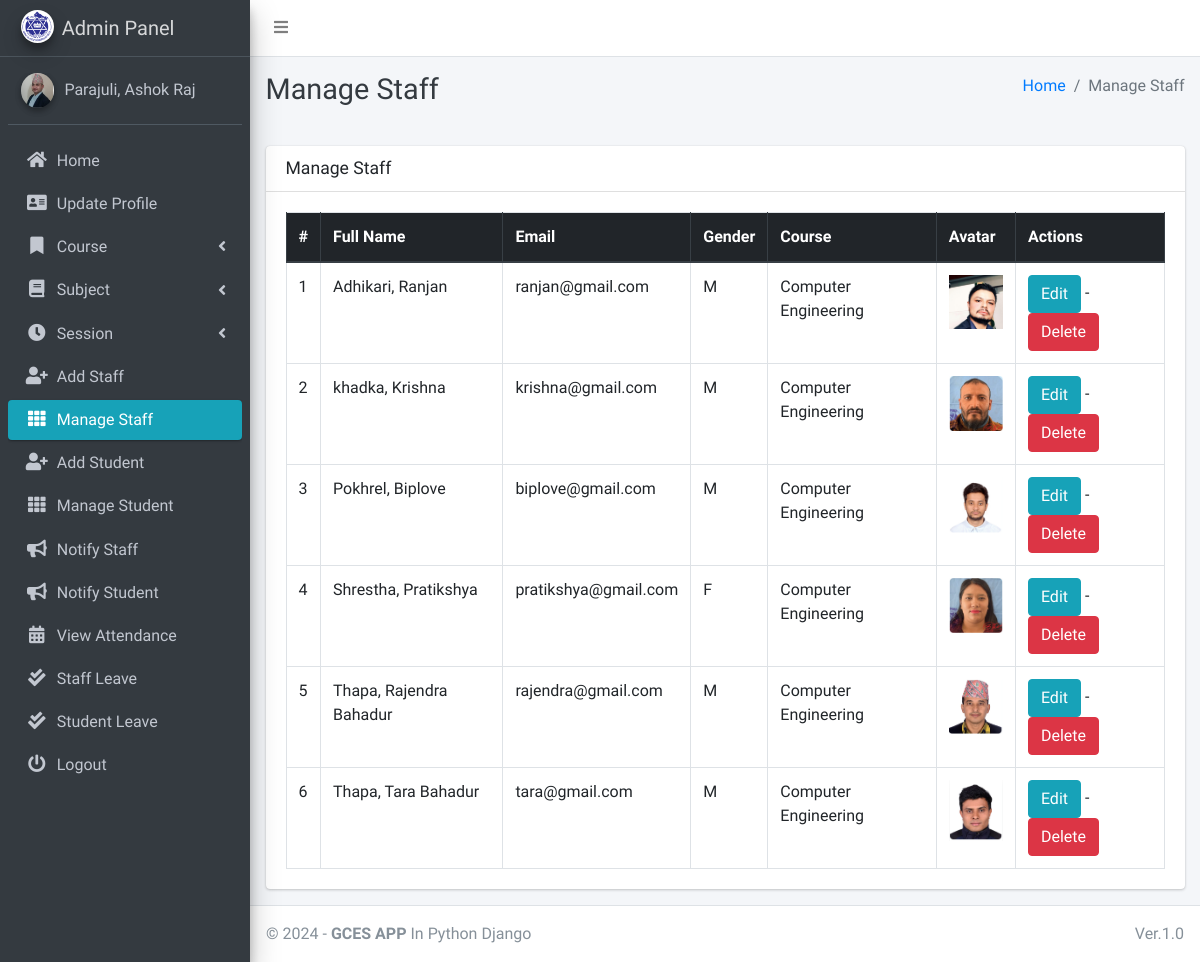
Page /staff/manage/ (signed in) on the committed database.
### main_app/models.py (models this page shows, shortened)
class CustomUser(AbstractUser):
    USER_TYPE = ((1, "HOD"), (2, "Staff"), (3, "Student"))
    GENDER = [("M", "Male"), ("F", "Female")]
    username = None  # Removed username, using email instead
    email = models.EmailField(unique=True)
    user_type = models.CharField(default=1, choices=USER_TYPE, max_length=1)
    gender = models.CharField(max_length=1, choices=GENDER)
    profile_pic = models.ImageField()
    address = models.TextField()
    fcm_token = models.TextField(default="")  # For firebase notifications
    created_at = models.DateTimeField(auto_now_add=True)
    updated_at = models.DateTimeField(auto_now=True)
    USERNAME_FIELD = "email"
    REQUIRED_FIELDS = []
    objects = CustomUserManager()
    def __str__(self):
        return self.last_name + ", " + self.first_name

class Staff(models.Model):
    course = models.ForeignKey(Course, on_delete=models.PROTECT, null=True, blank=False)  # Prevent course deletion if referenced by staff
    admin = models.OneToOneField(CustomUser, on_delete=models.CASCADE)  # CustomUser can be deleted with the staff

class Course(models.Model):
    name = models.CharField(max_length=120)
    created_at = models.DateTimeField(auto_now_add=True)
    updated_at = models.DateTimeField(auto_now=True)

### main_app/hod_views.py (the view)
# urls.py: path("staff/manage/", hod_views.manage_staff, name='manage_staff'),
def manage_staff(request):
    allStaff = CustomUser.objects.filter(user_type=2)
    context = {
        'allStaff': allStaff,
        'page_title': 'Manage Staff'
    }
    return render(request, "hod_template/manage_staff.html", context)

### main_app/templates/hod_template/manage_staff.html
{% extends 'main_app/base.html' %}
{% load static %}
{% block page_title %}{{page_title}}{% endblock page_title %}
{% block content %}
<section class="content">
    <div class="container-fluid">
        <div class="row">
            <div class="col-md-12">
                <div class="card">
                    <div class="card-header">
                        <h3 class="card-title">{{page_title}}</h3>
                    </div>
                    <div class="card-body">
                        <table id="example2" class="table table-bordered table-hover">
                            <thead class="thead-dark">
                                <tr>
                                    <th>#</th>
                                    <th>Full Name</th>
                                    <th>Email</th>
                                    <th>Gender</th>
                                    <th>Course</th>
                                    <th>Avatar</th>
                                    <th>Actions</th>
                                </tr>
                            </thead>
                            <tbody>
                                {% for staff in allStaff %}
                                <tr>
                                    <td>{{ forloop.counter }}</td>
                                    <td>{{staff.last_name}}, {{staff.first_name}}</td>
                                    <td>{{staff.email}}</td>
                                    <td>{{staff.gender}}</td>
                                    <td>{{staff.staff.course.name}}</td>
                                    <td>
                                        {% if staff.profile_pic == ""  %}
                                        No Image
                                        {% else %}
                                        <img class="img img-fluid mb-2" height="56" width="56"
                                            src="{{staff.profile_pic}}" alt="">
                                        {% endif %}
                                    </td>
                                    <td>
                                       <a href="{% url 'edit_staff' staff.staff.id %}" class="btn btn-info">Edit</a> -
                                        <a href="{% url 'delete_staff' staff.staff.id %}" class="btn btn-danger" onclick="return confirm('Are you sure about this ?')">Delete</a>
                                    </td>
                                </tr>
                                {% endfor %}
                            </tbody>
                        </table>
                    </div>
                </div>
            </div>
        </div>
    </div>
</section>
{% endblock content %}

### main_app/templates/main_app/sidebar_template.html (shortened to what this page needs)
{% load static %}
<aside class="main-sidebar sidebar-dark-info elevation-4">
    {% if request.user.user_type == '1' %}
    <a href="{% url 'admin_home' %}" class="brand-link">
        <img src="{% static 'dist/img/gces.png' %} " alt="AdminLTE Logo"
            class="brand-image img-circle elevation-3" >
        <span class="brand-text font-weight-light">Admin Panel</span>
    </a>
    <div class="sidebar">
        <div class="user-panel mt-3 pb-3 mb-3 d-flex">
            <div class="image">
                <img src="{{ request.user.profile_pic}}" class="img-circle elevation-2" alt="User Image">
            </div>
            <div class="info">
                <a href="#" class="d-block">{{user}}</a>
            </div>
        </div>
        <nav class="mt-2">
            <ul class="nav nav-pills nav-sidebar flex-column" data-widget="treeview" role="menu" data-accordion="false">
                <li class="nav-item">
                    {% url 'admin_home' as admin_home %}
                    <a href="{{admin_home}}" class="nav-link {% if admin_home == request.path %} active {% endif %}">
                        <i class="nav-icon fas fa-home"></i>
                        <p>
                            Home
                        </p>
                    </a>
                </li>
                <li class="nav-item">
                    {% url 'admin_view_profile' as admin_view_profile %}
                    <a href="{{admin_view_profile}}"
                        class="nav-link {% if admin_view_profile == request.path %} active {% endif %}">
                        <i class="nav-icon fas fa-address-card"></i>
                        <p>
                            Update Profile
                        </p>
                    </a>
                </li>
                <li class="nav-item has-treeview">
                    <a href="#" class="nav-link">
                        <i class="nav-icon fas fa-bookmark"></i>
                        <p>
                            Course
                            <i class="fas fa-angle-left right"></i>
                        </p>
                    </a>
                </li>
                <li class="nav-item has-treeview">
                    <a href="#" class="nav-link">
                        <i class="nav-icon fas fa-book"></i>
                        <p>
                            Subject
                            <i class="fas fa-angle-left right"></i>
                        </p>
                    </a>
                </li>
                <li class="nav-item has-treeview">
                    <a href="#" class="nav-link">
                        <i class="nav-icon fas fa-clock"></i>
                        <p>
                            Session
                            <i class="fas fa-angle-left right"></i>
                        </p>
                    </a>
                </li>
                <li class="nav-item">
                    {% url 'add_staff' as add_staff %}
                    <a href="{{add_staff}}" class="nav-link {% if add_staff == request.path %} active {% endif %}">
                        <i class="nav-icon fas fa-user-plus"></i>
                        <p>
                            Add Staff
                        </p>
                    </a>
                </li>
                <li class="nav-item">
                    {% url 'manage_staff' as manage_staff %}
                    {% url 'edit_staff' staff_id as edit_staff %}
                    <a href="{{manage_staff}}"
                        class="nav-link {% if manage_staff == request.path or request.path == edit_staff %} active {% endif %}">
                        <i class="nav-icon fas fa-th"></i>
                        <p>
                            Manage Staff
                        </p>
                    </a>
                </li>
                <li class="nav-item">
                    {% url 'add_student' as add_student%}
                    <a href="{{add_student}}" class="nav-link  {% if add_student == request.path %} active {% endif %}">
                        <i class="nav-icon fas fa-user-plus"></i>
                        <p>
                            Add Student
                        </p>
                    </a>
                </li>
                <li class="nav-item">
                    {% url 'manage_student' as manage_student %}
                    {% url 'edit_student' student_id as edit_student %}
                    <a href="{{manage_student}}"
                        class="nav-link  {% if edit_student == request.path or manage_student == request.path %} active {% endif %}">
                        <i class="nav-icon fas fa-th"></i>
                        <p>
                            Manage Student
                        </p>
                    </a>
                </li>
                <li class="nav-item">
                    {% url 'admin_notify_staff' as admin_notify_staff %}
                    <a href="{{admin_notify_staff}}"
                        class="nav-link {% if admin_notify_staff == request.path %} active {% endif %}">
                        <i class="nav-icon fas fa-bullhorn"></i>
                        <p>
                            Notify Staff
                        </p>
                    </a>
                </li>
                <li class="nav-item">
                    {% url 'admin_notify_student' as admin_notify_student %}
                    <a href="{{admin_notify_student}}"
                        class="nav-link {% if admin_notify_student == request.path %} active {% endif %}">
                        <i class="nav-icon fas fa-bullhorn"></i>
                        <p>
                            Notify Student
                        </p>
                    </a>
                </li>
                <li class="nav-item">
                    {% url 'admin_view_attendance' as admin_view_attendance %}
                <li class="nav-item">
                    <a href="{{admin_view_attendance}}"
                        class="nav-link  {% if admin_view_attendance == request.path %} active {% endif %}">
                        <i class="nav-icon fas fa-calendar-alt"></i>
                        <p>
                            View Attendance
                        </p>
                    </a>
                </li>
                <li class="nav-item">
                    {% url 'view_staff_leave' as view_staff_leave %}
                    <a href="{{view_staff_leave}}"
                        class="nav-link  {% if view_staff_leave == request.path %} active {% endif %}">
                        <i class="nav-icon fas fa-check-double"></i>
                        <p>
                            Staff Leave
                        </p>
                    </a>
                </li>
                <li class="nav-item">
                    {% url 'view_student_leave' as view_student_leave %}
                    <a href="{% url 'view_student_leave' %}"
                        class="nav-link  {% if view_student_leave == request.path %} active {% endif %}">
                        <i class="nav-icon fas fa-check-double"></i>
                        <p>
                            Student Leave
                        </p>
                    </a>
                </li>
                                        {% endif %}
                                        <li class="nav-item">
                                            <a href="{% url 'user_logout' %}"
                                                onclick="return confirm('Your session would be terminated.\n\nProceed?')"
                                                class="nav-link">
                                                <i class="nav-icon fas fa-power-off"></i>
                                                <p>
                                                    Logout
                                                </p>
                                            </a>
                                        </li>
                                    </ul>
                                </nav>
                            </div>
</aside>

### rows in the picture
CustomUser: last_name+first_name "Parajuli, Ashok Raj"
CustomUser: last_name "Adhikari", first_name "Ranjan", email "ranjan@gmail.com", gender "M", staff.course.name "Computer Engineering", profile_pic (picture)
CustomUser: last_name "khadka", first_name "Krishna", email "krishna@gmail.com", gender "M", staff.course.name "Computer Engineering", shows a picture
CustomUser: last_name "Pokhrel", first_name "Biplove", email "biplove@gmail.com", gender "M", staff.course.name "Computer Engineering", shows a picture
CustomUser: last_name "Shrestha", first_name "Pratikshya", email "pratikshya@gmail.com", gender "F", staff.course.name "Computer Engineering", shows a picture
CustomUser: last_name "Thapa", first_name "Rajendra Bahadur", email "rajendra@gmail.com", gender "M", staff.course.name "Computer Engineering", shows a picture
CustomUser: last_name "Thapa", first_name "Tara Bahadur", email "tara@gmail.com", gender "M", staff.course.name "Computer Engineering", shows a picture

### other values in the picture
{{ page_title }} "Manage Staff"
